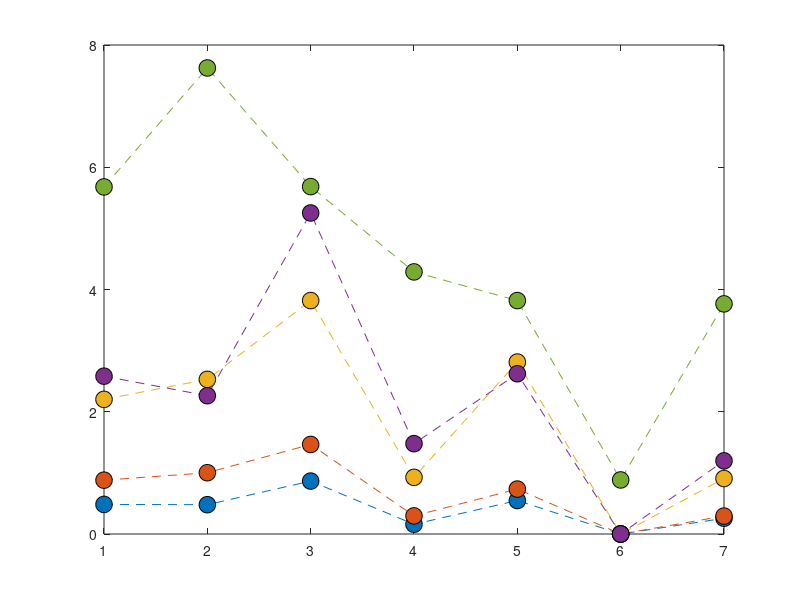

This chart was generated by the following MATLAB code: (Note: this script raises an error after producing the figure.)
clear;
close all;
%AS3959 firebrand flux Forest FDI100

Firebrand_flux_BAL12p5 = [0.483919709	0.47964299	0.865953368	0.158825129	0.548010237	0	0.256831359];
Firebrand_flux_BAL19 = [0.880514992	1.002643274	1.464979105	0.296897972	0.735356566	0	0.29355396];
Firebrand_flux_BAL29 = [2.202353153	2.529712176	3.818727827	0.926539836	2.812800884	0	0.908019208];
Firebrand_flux_BAL40 = [2.581604047	2.262585163	5.252047195	1.477734634	2.621906428	0	1.197316552];
Firebrand_flux_BALFZ = [5.678330326	7.624412912	5.68336783	4.287993483	3.818994521	0.884475797	3.765104435];


plot([Firebrand_flux_BAL12p5],'o--','MarkerSize',12,'MarkerEdgeColor','black','MarkerFaceColor',[0, 0.4470, 0.7410]);
hold on
plot([Firebrand_flux_BAL19],'o--','MarkerSize',12,'MarkerEdgeColor','black','MarkerFaceColor',[0.8500, 0.3250, 0.0980]);
plot([Firebrand_flux_BAL29],'o--','MarkerSize',12,'MarkerEdgeColor','black','MarkerFaceColor',[0.9290, 0.6940, 0.1250]);
plot([Firebrand_flux_BAL40],'o--','MarkerSize',12,'MarkerEdgeColor','black','MarkerFaceColor',[0.4940, 0.1840, 0.5560]);
plot([Firebrand_flux_BALFZ],'o--','MarkerSize',12,'MarkerEdgeColor','black','MarkerFaceColor',[0.4660, 0.6740, 0.1880]);



ax = gca;
ax.XTickLabels = {'House','Roof','Gutter','Door','Deck','Window','House back'};
grid on;


box on
xtickangle(45)
xlabel('Location','FontWeight','bold','FontSize',20,...
    'FontName','Calibri');
ylabel('Firebrand flux (pcs.m^{-2}.s^{-1})','FontWeight','bold','FontSize',20,...
    'FontName','Calibri');

set(gca,'fontsize',18);

legend('BAL 12.5','BAL 19','BAL 29','BAL 40','BAL FZ')